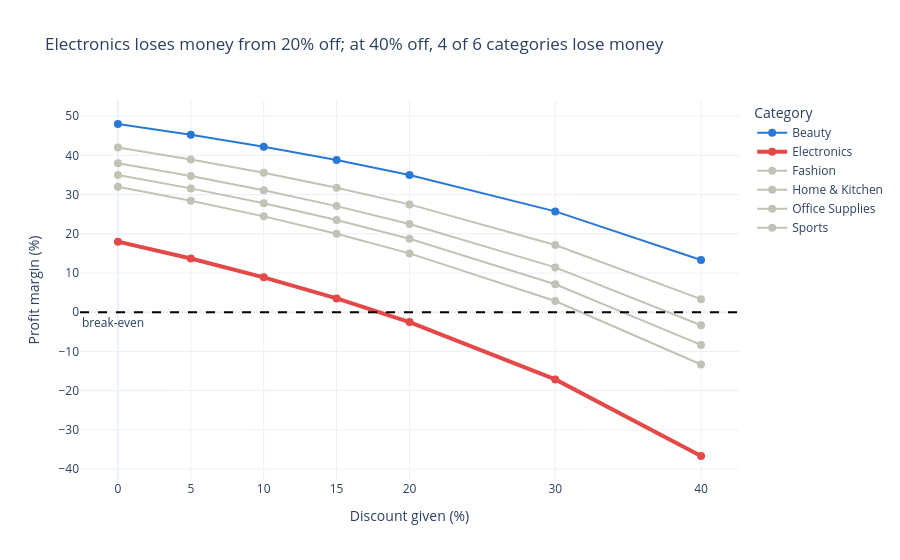

Notebook code cell kept with this figure:
### Markdown cell above
This is the key result. If discounts were working, customers would buy **more units** when the discount is bigger. They don't:
- Average quantity is **1.77 units at 0% discount** and **1.69 units at 40% discount**. The correlation is basically zero (−0.01).
- Meanwhile profit per order falls from **₹1,915 at 0%** to **−₹33 at 40%**. At 40% discount the company **loses money on average**.

So the discount is mostly a price cut for customers who would have bought anyway. Now let's see it by category:

### Code cell
# CHART 2: margin at each discount level, by category
c2 = df.groupby(["category", "discount_pct"]).agg(revenue=("revenue_inr", "sum"), profit=("profit_inr", "sum")).reset_index()
c2["margin_%"] = c2["profit"] / c2["revenue"] * 100
c2["discount_%"] = c2["discount_pct"] * 100

colour_map = {c: GREY for c in c2["category"].unique()}
colour_map["Electronics"] = RED
colour_map["Beauty"] = BLUE

fig2 = px.line(c2, x="discount_%", y="margin_%", color="category", markers=True,
               color_discrete_map=colour_map,
               title="Electronics loses money from 20% off; at 40% off, 4 of 6 categories lose money",
               labels={"discount_%": "Discount given (%)", "margin_%": "Profit margin (%)", "category": "Category"},
               template="plotly_white")
fig2.update_traces(line=dict(width=2), marker=dict(size=8))
fig2.update_traces(selector=dict(name="Electronics"), line=dict(width=4))
fig2.add_hline(y=0, line_dash="dash", line_color="black", annotation_text="break-even", annotation_position="bottom left")
fig2.update_xaxes(tickvals=[0, 5, 10, 15, 20, 30, 40])
save_chart(fig2, "chart2_discount_vs_margin")
fig2.show()

### Figure 1 — Plotly figure (JSON) as saved in the notebook; plotly's stock layout.template omitted (floating-point values rounded to 4 significant figures)
{"data": [{"hovertemplate": "Category=Beauty<br>Discount given (%)=%{x}<br>Profit margin (%)=%{y}<extra></extra>", "legendgroup": "Beauty", "line": {"color": "#2a78d6", "dash": "solid", "width": 2}, "marker": {"size": 8, "symbol": "circle"}, "mode": "lines+markers", "name": "Beauty", "orientation": "v", "showlegend": true, "type": "scatter", "x": [0.0, 5.0, 10.0, 15.0, 20.0, 30.0, 40.0], "xaxis": "x", "y": [48.0, 45.26, 42.22, 38.82, 35.0, 25.71, 13.33], "yaxis": "y"}, {"hovertemplate": "Category=Electronics<br>Discount given (%)=%{x}<br>Profit margin (%)=%{y}<extra></extra>", "legendgroup": "Electronics", "line": {"color": "#e34948", "dash": "solid", "width": 4}, "marker": {"size": 8, "symbol": "circle"}, "mode": "lines+markers", "name": "Electronics", "orientation": "v", "showlegend": true, "type": "scatter", "x": [0.0, 5.0, 10.0, 15.0, 20.0, 30.0, 40.0], "xaxis": "x", "y": [18.0, 13.68, 8.889, 3.529, -2.5, -17.14, -36.67], "yaxis": "y"}, {"hovertemplate": "Category=Fashion<br>Discount given (%)=%{x}<br>Profit margin (%)=%{y}<extra></extra>", "legendgroup": "Fashion", "line": {"color": "#c3c2b7", "dash": "solid", "width": 2}, "marker": {"size": 8, "symbol": "circle"}, "mode": "lines+markers", "name": "Fashion", "orientation": "v", "showlegend": true, "type": "scatter", "x": [0.0, 5.0, 10.0, 15.0, 20.0, 30.0, 40.0], "xaxis": "x", "y": [42.0, 38.95, 35.56, 31.76, 27.5, 17.14, 3.333], "yaxis": "y"}, {"hovertemplate": "Category=Home & Kitchen<br>Discount given (%)=%{x}<br>Profit margin (%)=%{y}<extra></extra>", "legendgroup": "Home & Kitchen", "line": {"color": "#c3c2b7", "dash": "solid", "width": 2}, "marker": {"size": 8, "symbol": "circle"}, "mode": "lines+markers", "name": "Home & Kitchen", "orientation": "v", "showlegend": true, "type": "scatter", "x": [0.0, 5.0, 10.0, 15.0, 20.0, 30.0, 40.0], "xaxis": "x", "y": [32.0, 28.42, 24.44, 20.0, 15.0, 2.857, -13.33], "yaxis": "y"}, {"hovertemplate": "Category=Office Supplies<br>Discount given (%)=%{x}<br>Profit margin (%)=%{y}<extra></extra>", "legendgroup": "Office Supplies", "line": {"color": "#c3c2b7", "dash": "solid", "width": 2}, "marker": {"size": 8, "symbol": "circle"}, "mode": "lines+markers", "name": "Office Supplies", "orientation": "v", "showlegend": true, "type": "scatter", "x": [0.0, 5.0, 10.0, 15.0, 20.0, 30.0, 40.0], "xaxis": "x", "y": [35.0, 31.58, 27.78, 23.53, 18.75, 7.143, -8.333], "yaxis": "y"}, {"hovertemplate": "Category=Sports<br>Discount given (%)=%{x}<br>Profit margin (%)=%{y}<extra></extra>", "legendgroup": "Sports", "line": {"color": "#c3c2b7", "dash": "solid", "width": 2}, "marker": {"size": 8, "symbol": "circle"}, "mode": "lines+markers", "name": "Sports", "orientation": "v", "showlegend": true, "type": "scatter", "x": [0.0, 5.0, 10.0, 15.0, 20.0, 30.0, 40.0], "xaxis": "x", "y": [38.0, 34.74, 31.11, 27.06, 22.5, 11.43, -3.333], "yaxis": "y"}], "layout": {"annotations": [{"showarrow": false, "text": "break-even", "x": 0, "xanchor": "left", "xref": "x domain", "y": 0, "yanchor": "top", "yref": "y"}], "legend": {"title": {"text": "Category"}, "tracegroupgap": 0}, "shapes": [{"line": {"color": "black", "dash": "dash"}, "type": "line", "x0": 0, "x1": 1, "xref": "x domain", "y0": 0, "y1": 0, "yref": "y"}], "title": {"text": "Electronics loses money from 20% off; at 40% off, 4 of 6 categories lose money"}, "xaxis": {"anchor": "y", "domain": [0.0, 1.0], "tickvals": [0, 5, 10, 15, 20, 30, 40], "title": {"text": "Discount given (%)"}}, "yaxis": {"anchor": "x", "domain": [0.0, 1.0], "title": {"text": "Profit margin (%)"}}}}
